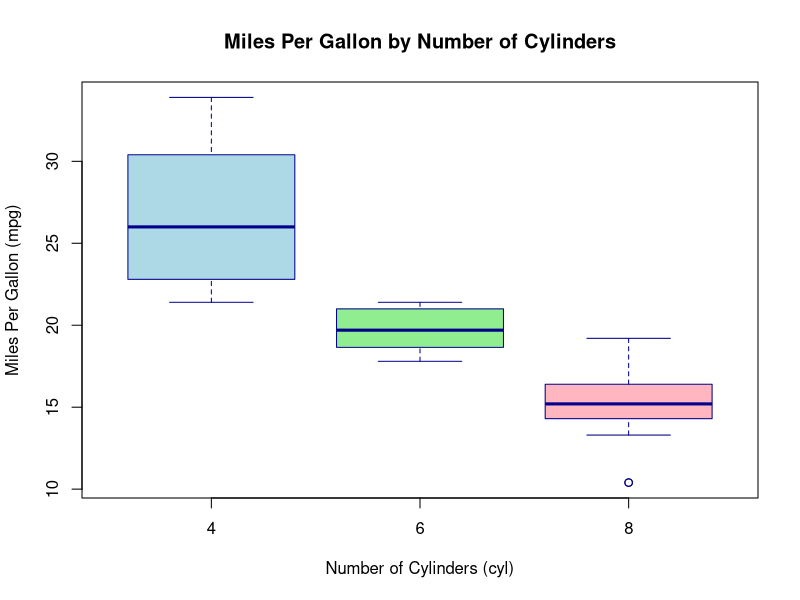

Write the R code that produced this figure.
data(mtcars)
mtcars$cyl_factor <- as.factor(mtcars$cyl)
boxplot(mpg ~ cyl_factor, data = mtcars,
        main = "Miles Per Gallon by Number of Cylinders",
        xlab = "Number of Cylinders (cyl)",
        ylab = "Miles Per Gallon (mpg)",
        col = c("lightblue", "lightgreen", "lightpink"),
        border = "darkblue")
